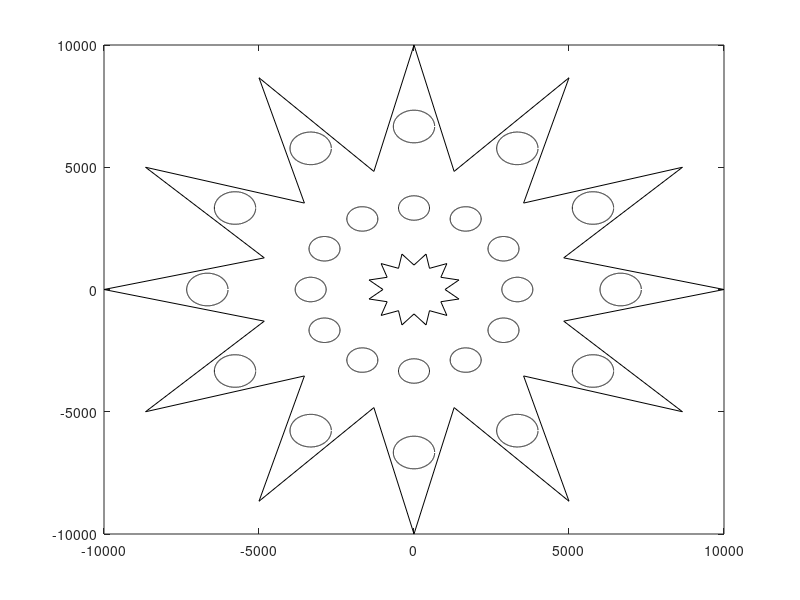
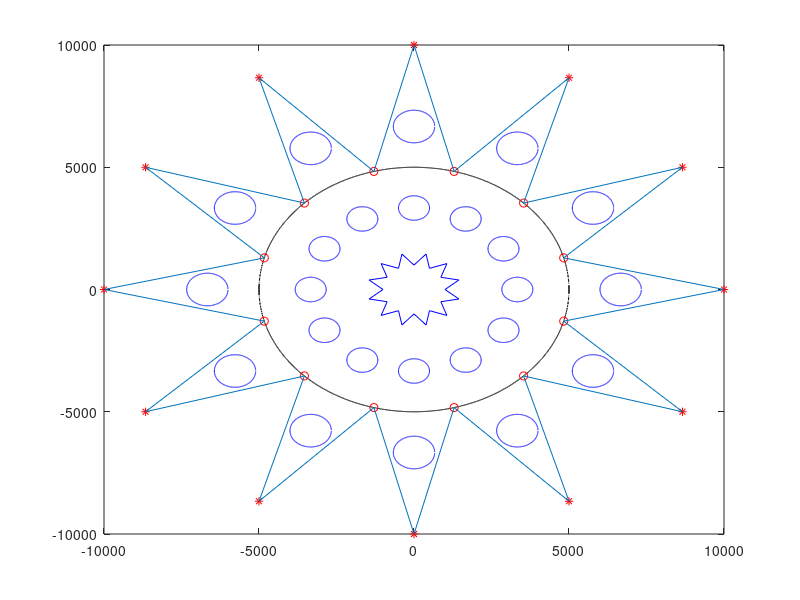

These figures' MATLAB source, in order:
function [x0,nv] = plotStars
% draw the circle
close all;

% clear; clc;
x0 = 10000;
%x = -x0:x0;
%y1 = sqrt(x0^2-x.^2
%y2 = - sqrt(x0^2-x.^2);

% user settings
ratio = 0.5; % inner circle
nv = 12; % number of vertex points
[rxVec, ryVec,rx,ry,x,y1,y2,rx1,ry1] = plotStar(x0,ratio,nv);

% plot an inner star
ratio = 0.15;
[rxVec1, ryVec1] = plotStar(0.1*x0,ratio,nv);

% plot a circle on each line
r1 = x0/20;
xM = x0/3;
[rxMatrix,ry1Matrix,ry2Matrix] = getCircle(r1,nv,xM);

% 2nd circle on each line
r1 = x0/15;
xM = 2*x0/3;
[rxMatrix1,ry1Matrix1,ry2Matrix1] = getCircle(r1,nv,xM);

% Plot
figure(1)
plot(x,y1,'k--',x,y2,'k--');
axis tight;
set(gcf, 'position',[360   149   523   523]);
hold on;

plot(rx,ry,'r*');
plot(x,y1,'k-.',x,y2,'k-.');
plot(rx1,ry1,'ro');
plot(rxVec,ryVec);

plot(rxVec1,ryVec1,'b');

for idx = 0: nv-1
    x1 = rxMatrix(idx +1,:);
    y1 = ry1Matrix(idx+1,:);
    y2 = ry2Matrix(idx+1,:);
    plot(x1,y1,'b',x1,y2,'b');
end

for idx = 0: nv-1
    x1 = rxMatrix1(idx +1,:);
    y1 = ry1Matrix1(idx+1,:);
    y2 = ry2Matrix1(idx+1,:);
    plot(x1,y1,'b',x1,y2,'b');
end
hold off

hFig =figure(2);

plot(rxVec,ryVec,'k');
axis tight;
set(gcf, 'position',[360   149   523   523]);
hold on;


plot(rxVec1,ryVec1,'k');

for idx = 0: nv-1
    x1 = rxMatrix(idx +1,:);
    y1 = ry1Matrix(idx+1,:);
    y2 = ry2Matrix(idx+1,:);
    plot(x1,y1,'k',x1,y2,'k');
end

for idx = 0: nv-1
    x1 = rxMatrix1(idx +1,:);
    y1 = ry1Matrix1(idx+1,:);
    y2 = ry2Matrix1(idx+1,:);
    plot(x1,y1,'k',x1,y2,'k');
end
hold off
saveas(hFig,'sternchen.pdf')

%% subfunctions
function [rxVec, ryVec,rx,ry,x,y1,y2,rx1,ry1] = plotStar(x0,ratio,nv)
% draw the vertex points 
offset = 0;
[rx,ry] = getStar(x0,nv,offset);

% plot inner circle
x0 = ratio * 10000;
x = -x0:x0;
y1 = sqrt(x0^2-x.^2);
y2 = - sqrt(x0^2-x.^2);
offset = pi/nv;
[rx1,ry1] = getStar(x0,nv,offset);

% connest inner and out points
rxAll = [rx';rx1'];
ryAll = [ry';ry1'];
rxVec = [rxAll(:);rxAll(1)];
ryVec = [ryAll(:);ryAll(1)];

function [rx,ry] = getStar(x0,nv,offset)
rx = nan(nv,1);
ry = nan(nv,1);
for idx = 0: nv-1
    aAlpha = idx * 2*pi/nv + offset;
    rx(idx+1) = x0* cos(aAlpha);
    ry(idx+1) = x0* sin(aAlpha);
end

function [rxMatrix,ry1Matrix,ry2Matrix] = getCircle(r1,nv,xM)


x1a = (-r1:r1);
x1 = x1a + xM;
y1 = sqrt(r1^2 - (x1a).^2);
y2 = -sqrt(r1^2 - (x1a).^2);

ln = length(x1);

rxM = nan(nv,1);
ryM = nan(nv,1);
rxMatrix = nan(nv,ln);
ry1Matrix = nan(nv,ln);
ry2Matrix = nan(nv,ln);
for idx = 0: nv-1
    aAlpha = idx * 2*pi/nv;
        
    rxM(idx+1) = xM* cos(aAlpha);
    ryM(idx+1) = xM* sin(aAlpha);
    
    rxMatrix(idx +1,:) = x1a' + rxM(idx+1);
    ry1Matrix(idx+1,:) = y1' + ryM(idx+1);
    ry2Matrix(idx+1,:) = y2' + ryM(idx+1);
end